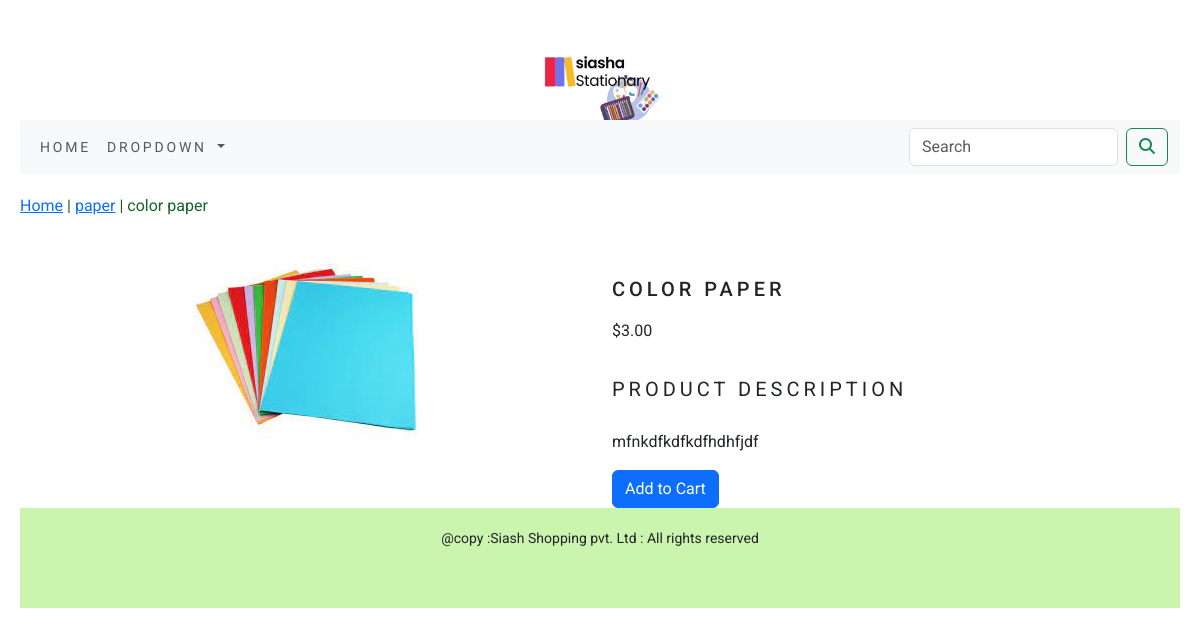
/shop/papers/color_papers/, run on the app's committed database.
### ecommerce_app/models.py (models this page shows, shortened)
class product(models.Model):
    name = models.CharField(max_length=250, unique=True)
    slug = models.SlugField(max_length=250, unique=True)
    description = models.TextField(blank=True)
    price = models.DecimalField(max_digits=10, decimal_places=2)
    category = models.ForeignKey(category, on_delete=models.CASCADE)
    stock = models.IntegerField()
    available = models.BooleanField(default=True)
    created = models.DateTimeField(auto_now_add=True)
    updated = models.DateTimeField(auto_now=True)
    image = models.ImageField(upload_to='category', blank=True)
    class Meta:
        ordering = ('name',)
        verbose_name = 'product'
        verbose_name_plural = 'products'

class category(models.Model):
    name = models.CharField(max_length=250, unique=True)
    slug = models.SlugField(max_length=250, unique=True)
    description = models.TextField(blank=True)
    image = models.ImageField(upload_to='category', blank=True)
    class Meta:
        ordering = ('name',)
        verbose_name = 'category'
        verbose_name_plural = 'categories'
    def get_url(self):
        return reverse('ecommerce_app:products_by_category', args=[self.slug])
    def __str__(self):
        return '{}'.format(self.name)

### ecommerce_app/views.py (the view)
# urls.py: path('<slug:c_slug>/<slug:p_slug>/', views.product_details, name='product_details'),
def product_details(request, c_slug, p_slug):
    try:
        products = product.objects.get(category__slug=c_slug, slug=p_slug)
    except Exception as e:
        raise e
    return render(request, 'product.html', {'product': products})

### cart_app/context_processors.py (called while the page is built)
def item_counter(request):
    counter = 0
    if 'admin' in request.path:
        return {}
    else:
        try:
            crt = Cart.objects.filter(cart_id=_cart_id(request))
            crt_item = cart_items.objects.all().filter(cart=crt[:1])
            for c_item in crt_item:
                counter += c_item.quantity
        except Cart.DoesNotExist:
            counter=0
    return dict(counter=counter)

### cart_app/views.py (called while the page is built)
def _cart_id(request):
    cart = request.session.session_key
    if not cart:
        cart = request.session.create()
    return cart

### ecommerce_app/context_processors.py (called while the page is built)
def menu_links(request):
    links = category.objects.all()
    return dict(links=links)

### templates/product.html (shortened to what this page needs)
{% extends 'base.html' %}
{% load static %}
{% block body %}
<div class="row my-prod-row">
    <div class="mx-auto">
        <a href="{% url 'ecommerce_app:all_products_cat' %}">Home</a> | <a href="{{ product.category.get_url}}">{{product.category}}</a>
        | {{product.name}}
    </div>
</div>
    <div class="container">
        <br>
        <div class="row">
            <div class="col-12 col-sm-12 col-md-12 col-lg-6 text-center">
                <div style="min-width:18rem">
                    <img src="{{product.image.url}}" alt="{{product.name}}">
                </div>
            </div>
                <div class="col-12 col-sm-12 col-md-12 col-lg-6">
                    <h1 class="my-prod-title">{{product.name}}</h1>
                    <p>${{product.price}}</p>
                    <p class="my-prod-title">Product Description</p>
                    <p class="text-justify my-prod-des">{{product.description}}</p>
                    {% if product.stock <= 0 %}
                    <p><b style="color:red;">Out of stock</b></p>
                    {% else %}
                     <a href="{% url 'cart_app:add_cart' product.id %}" class="btn btn-primary">Add to Cart</a>
                    {% endif %}
                </div>
        </div>
    </div>
    {% endblock %}

### static/css/custome.css (style rules this page uses)
body { font-family: 'Roboto', sans-serif; margin-left:20px; margin-right:20px; }
.my-prod-row { padding-top:20px; padding-bottom:20px; }
.my-prod-row .mx-auto { color: #176324 ; font-size:16px; text-decoration:none; }
.my-prod-title { font-size:20px; letter-spacing:.2em; text-transform:uppercase; padding-top:15px; padding-bottom:10px; }
.my-prod-des { padding-right:60px; }

### data on the page
product: category "paper", name "color paper", image (picture), name "COLOR PAPER", price "3.00", description "mfnkdfkdfkdfhdhfjdf"
